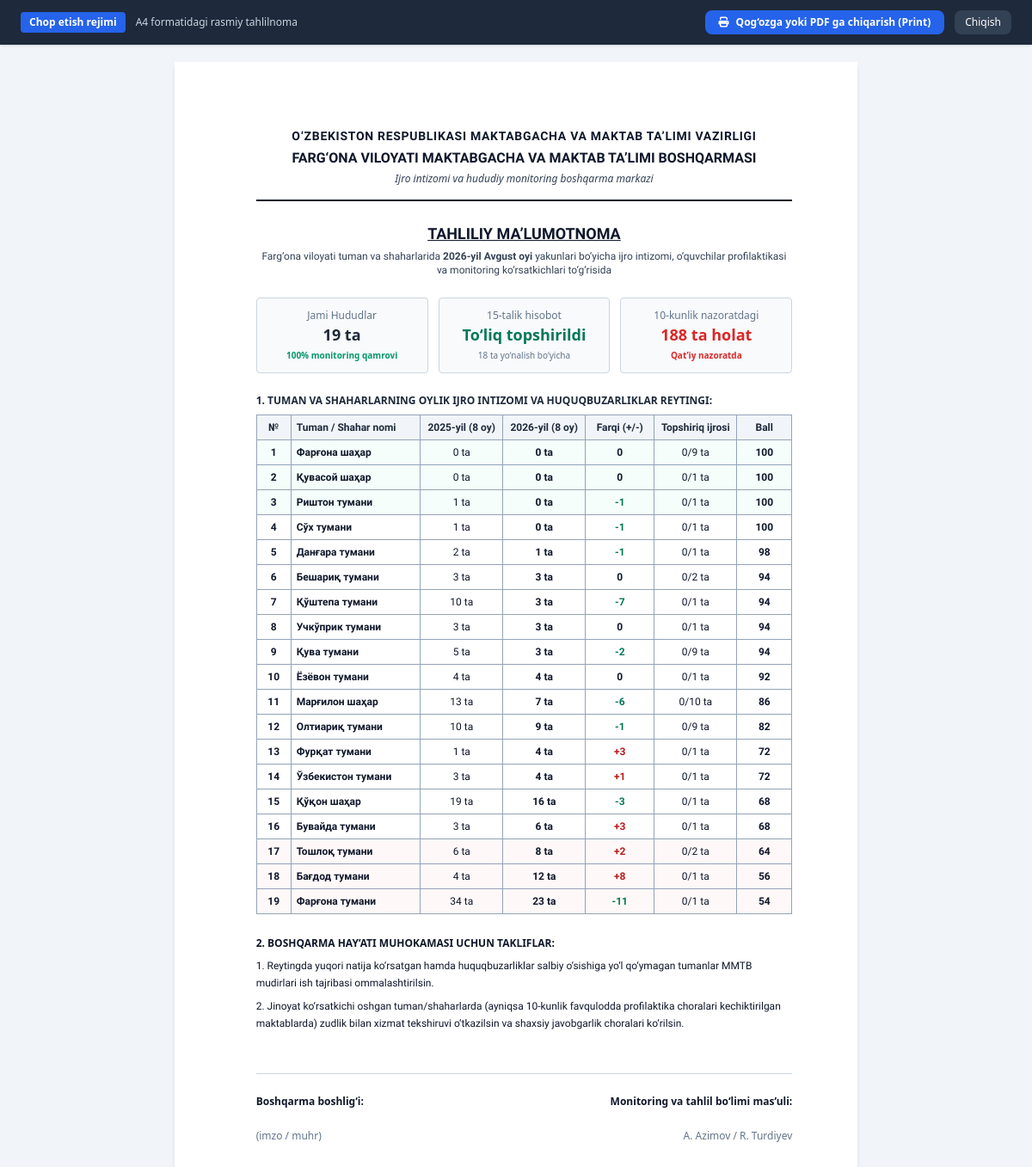
The app's page /reports/print-summary with its own data.
### tables this page shows
CREATE TABLE districts (
        id INTEGER PRIMARY KEY AUTOINCREMENT,
        name TEXT NOT NULL UNIQUE,
        code TEXT,
        is_city INTEGER DEFAULT 0,
        sort_order INTEGER
    );

### main.py (the view)
@app.get("/reports/print-summary", response_class=HTMLResponse)
async def print_summary_page(request: Request, month: int = 8, year: int = 2026):
    conn = get_db()
    cursor = conn.cursor()
    cursor.execute("""
    SELECT d.id, d.name, d.code, d.is_city,
           (SELECT COUNT(*) FROM juvenile_incidents WHERE district_id = d.id) as inc_cnt,
           (SELECT COUNT(*) FROM task_district_assignments WHERE district_id = d.id AND status = 'Bajarildi') as done_tasks,
           (SELECT COUNT(*) FROM task_district_assignments WHERE district_id = d.id) as total_tasks,
           (SELECT numeric_values FROM monthly_15_records r
            JOIN monthly_15_submissions s ON r.submission_id = s.id
            WHERE s.district_id = d.id AND r.direction_number = 10 LIMIT 1) as crime_data
    FROM districts d
    ORDER BY d.sort_order
    """)
    districts = cursor.fetchall()
    dist_list = []
    for d in districts:
        c_data = json.loads(d['crime_data']) if d['crime_data'] else {}
        j25 = c_data.get('jinoyat_2025', 0)
        j26 = c_data.get('jinoyat_2026', 0)
        diff = c_data.get('farqi', j26 - j25)
        score = 90 - (j26 * 2) + (10 if diff <= 0 else -10)
        score = max(50, min(100, score))
        dist_list.append({
            "name": d['name'],
            "code": d['code'],
            "is_city": d['is_city'],
            "j25": j25,
            "j26": j26,
            "diff": diff,
            "done_tasks": d['done_tasks'],
            "total_tasks": d['total_tasks'],
            "score": score
        })
    dist_list.sort(key=lambda x: x['score'], reverse=True)
    for i, d in enumerate(dist_list, 1):
        d['rank'] = i
    month_name = MONTH_NAMES_UZ.get(month, "Avgust")
    conn.close()
    return templates.TemplateResponse(request=request, name="print_summary.html", context={
        "month_num": month,
        "month_name": month_name,
        "year": year,
        "districts": dist_list
    })

### templates/print_summary.html (shortened to what this page needs)
<!DOCTYPE html>
<html lang="uz">
<head>
    <script src="https://cdn.tailwindcss.com"></script>
    <link rel="stylesheet" href="https://cdnjs.cloudflare.com/ajax/libs/font-awesome/6.4.0/css/all.min.css">
</head>
<body class="text-slate-900">
    <div class="no-print bg-slate-800 text-white py-3 px-6 sticky top-0 z-50 shadow flex justify-between items-center font-sans">
        <div class="flex items-center space-x-3">
            <span class="text-xs bg-blue-600 px-2.5 py-1 rounded font-semibold">Chop etish rejimi</span>
            <span class="text-xs text-slate-300">A4 formatidagi rasmiy tahlilnoma</span>
        </div>
        <div class="flex items-center space-x-3">
            <button onclick="window.print()" class="bg-blue-600 hover:bg-blue-500 text-white px-4 py-1.5 rounded-lg text-xs font-bold flex items-center gap-2 transition">
                <i class="fa-solid fa-print"></i> Qog‘ozga yoki PDF ga chiqarish (Print)
            </button>
            <a href="/" class="bg-slate-700 hover:bg-slate-600 text-white px-3 py-1.5 rounded-lg text-xs font-medium transition">
                Chiqish
            </a>
        </div>
    </div>
    <div class="document-page">
        <div class="text-center space-y-1 pb-4 border-b-2 border-slate-900">
            <h3 class="text-sm font-bold uppercase tracking-wider">O‘zbekiston Respublikasi Maktabgacha va maktab ta’limi vazirligi</h3>
            <h2 class="text-base font-extrabold uppercase">Farg‘ona viloyati Maktabgacha va maktab ta’limi boshqarmasi</h2>
            <p class="text-xs italic text-slate-700 font-sans">Ijro intizomi va hududiy monitoring boshqarma markazi</p>
        </div>
        <div class="mt-6 text-center">
            <h1 class="text-lg font-bold uppercase underline">Tahliliy Ma’lumotnoma</h1>
            <p class="text-xs mt-1 text-slate-700">
                Farg‘ona viloyati tuman va shaharlarida <b>{{ year }}-yil {{ month_name }} oyi</b> yakunlari bo‘yicha ijro intizomi, o‘quvchilar profilaktikasi va monitoring ko‘rsatkichlari to‘g‘risida
            </p>
        </div>
        <div class="grid grid-cols-3 gap-3 my-6 font-sans text-xs">
            <div class="p-3 border border-slate-300 rounded bg-slate-50 text-center">
                <span class="text-slate-500 block">Jami Hududlar</span>
                <span class="text-lg font-bold text-slate-800">19 ta</span>
                <span class="text-[10px] text-emerald-600 font-semibold block mt-0.5">100% monitoring qamrovi</span>
            </div>
            <div class="p-3 border border-slate-300 rounded bg-slate-50 text-center">
                <span class="text-slate-500 block">15-talik hisobot</span>
                <span class="text-lg font-bold text-emerald-700">To‘liq topshirildi</span>
                <span class="text-[10px] text-slate-500 block mt-0.5">18 ta yo‘nalish bo‘yicha</span>
            </div>
            <div class="p-3 border border-slate-300 rounded bg-slate-50 text-center">
                <span class="text-slate-500 block">10-kunlik nazoratdagi</span>
                <span class="text-lg font-bold text-red-600">188 ta holat</span>
                <span class="text-[10px] text-red-600 font-semibold block mt-0.5">Qat’iy nazoratda</span>
            </div>
        </div>
        <div class="mt-4">
            <h4 class="text-xs font-bold uppercase text-slate-800 mb-2 font-sans">
                1. Tuman va shaharlarning oylik ijro intizomi va huquqbuzarliklar reytingi:
            </h4>
            <table class="w-full text-xs border-collapse border border-slate-400">
                <thead>
                    <tr class="bg-slate-100 text-slate-800">
                        <th class="border border-slate-400 p-1.5 text-center w-10">№</th>
                        <th class="border border-slate-400 p-1.5 text-left">Tuman / Shahar nomi</th>
                        <th class="border border-slate-400 p-1.5 text-center w-24">2025-yil (8 oy)</th>
                        <th class="border border-slate-400 p-1.5 text-center w-24">2026-yil (8 oy)</th>
                        <th class="border border-slate-400 p-1.5 text-center w-20">Farqi (+/-)</th>
                        <th class="border border-slate-400 p-1.5 text-center w-24">Topshiriq ijrosi</th>
                        <th class="border border-slate-400 p-1.5 text-center w-16">Ball</th>
                    </tr>
                </thead>
                <tbody>
                    {% for d in districts %}
                    <tr class="{% if loop.index <= 3 %}bg-emerald-50/50{% elif loop.index >= 17 %}bg-red-50/50{% endif %}">
                        <td class="border border-slate-400 p-1.5 text-center font-bold">{{ d.rank }}</td>
                        <td class="border border-slate-400 p-1.5 font-bold">{{ d.name }}</td>
                        <td class="border border-slate-400 p-1.5 text-center">{{ d.j25 }} ta</td>
                        <td class="border border-slate-400 p-1.5 text-center font-bold">{{ d.j26 }} ta</td>
                        <td class="border border-slate-400 p-1.5 text-center font-bold
                            {% if d.diff > 0 %}text-red-700{% elif d.diff < 0 %}text-emerald-700{% endif %}">
                            {% if d.diff > 0 %}+{{ d.diff }}{% else %}{{ d.diff }}{% endif %}
                        </td>
                        <td class="border border-slate-400 p-1.5 text-center">{{ d.done_tasks }}/{{ d.total_tasks }} ta</td>
                        <td class="border border-slate-400 p-1.5 text-center font-bold">{{ d.score }}</td>
                    </tr>
                    {% endfor %}
                </tbody>
            </table>
        </div>
        <div class="mt-6 text-xs leading-relaxed space-y-2">
            <h4 class="font-bold uppercase font-sans">2. Boshqarma Hay’ati muhokamasi uchun takliflar:</h4>
            <p>1. Reytingda yuqori natija ko‘rsatgan hamda huquqbuzarliklar salbiy o‘sishiga yo‘l qo‘ymagan tumanlar MMTB mudirlari ish tajribasi ommalashtirilsin.</p>
            <p>2. Jinoyat ko‘rsatkichi oshgan tuman/shaharlarda (ayniqsa 10-kunlik favqulodda profilaktika choralari kechiktirilgan maktablarda) zudlik bilan xizmat tekshiruvi o‘tkazilsin va shaxsiy javobgarlik choralari ko‘rilsin.</p>
        </div>
        <div class="mt-12 pt-6 border-t border-slate-300 flex justify-between items-end text-xs font-sans">
            <div>
                <p class="font-bold">Boshqarma boshlig‘i:</p>
                <p class="text-slate-500 mt-6">(imzo / muhr)</p>
            </div>
            <div class="text-right">
                <p class="font-bold">Monitoring va tahlil bo‘limi mas’uli:</p>
                <p class="text-slate-500 mt-6">A. Azimov / R. Turdiyev</p>
            </div>
        </div>
    </div>
</body>
</html>

### templates/print_summary.html (style rules this page uses)
body { font-family: 'Times New Roman', serif; background-color: #f1f5f9; }
.document-page { max-width: 210mm; min-height: 297mm; margin: 20px auto; background: white; padding: 20mm 20mm 20mm 25mm; box-shadow: 0 4px 6px -1px rgb(0 0 0 / 0.1); }

### records on screen
districts: rank "1", name "Фарғона шаҳар", j25 "0", j26 "0", diff "0", done_tasks "0", total_tasks "9", score "100"
districts: rank "2", name "Қувасой шаҳар", j25 "0", j26 "0", diff "0", done_tasks "0", total_tasks "1", score "100"
districts: rank "3", name "Риштон тумани", j25 "1", j26 "0", diff "-1", done_tasks "0", total_tasks "1", score "100"
districts: rank "4", name "Сўх тумани", j25 "1", j26 "0", diff "-1", done_tasks "0", total_tasks "1", score "100"
districts: rank "5", name "Данғара тумани", j25 "2", j26 "1", diff "-1", done_tasks "0", total_tasks "1", score "98"
districts: rank "6", name "Бешариқ тумани", j25 "3", j26 "3", diff "0", done_tasks "0", total_tasks "2", score "94"
districts: rank "7", name "Қўштепа тумани", j25 "10", j26 "3", diff "-7", done_tasks "0", total_tasks "1", score "94"
districts: rank "8", name "Учкўприк тумани", j25 "3", j26 "3", diff "0", done_tasks "0", total_tasks "1", score "94"
districts: rank "9", name "Қува тумани", j25 "5", j26 "3", diff "-2", done_tasks "0", total_tasks "9", score "94"
districts: rank "10", name "Ёзёвон тумани", j25 "4", j26 "4", diff "0", done_tasks "0", total_tasks "1", score "92"
districts: rank "11", name "Марғилон шаҳар", j25 "13", j26 "7", diff "-6", done_tasks "0", total_tasks "10", score "86"
districts: rank "12", name "Олтиариқ тумани", j25 "10", j26 "9", diff "-1", done_tasks "0", total_tasks "9", score "82"
districts: rank "13", name "Фурқат тумани", j25 "1", j26 "4", diff "3", done_tasks "0", total_tasks "1", score "72"
districts: rank "14", name "Ўзбекистон тумани", j25 "3", j26 "4", diff "1", done_tasks "0", total_tasks "1", score "72"
districts: rank "15", name "Қўқон шаҳар", j25 "19", j26 "16", diff "-3", done_tasks "0", total_tasks "1", score "68"
districts: rank "16", name "Бувайда тумани", j25 "3", j26 "6", diff "3", done_tasks "0", total_tasks "1", score "68"
districts: rank "17", name "Тошлоқ тумани", j25 "6", j26 "8", diff "2", done_tasks "0", total_tasks "2", score "64"
districts: rank "18", name "Бағдод тумани", j25 "4", j26 "12", diff "8", done_tasks "0", total_tasks "1", score "56"
districts: rank "19", name "Фарғона тумани", j25 "34", j26 "23", diff "-11", done_tasks "0", total_tasks "1", score "54"

### other values on screen
{{ year }} "2026"
{{ month_name }} "Avgust"
